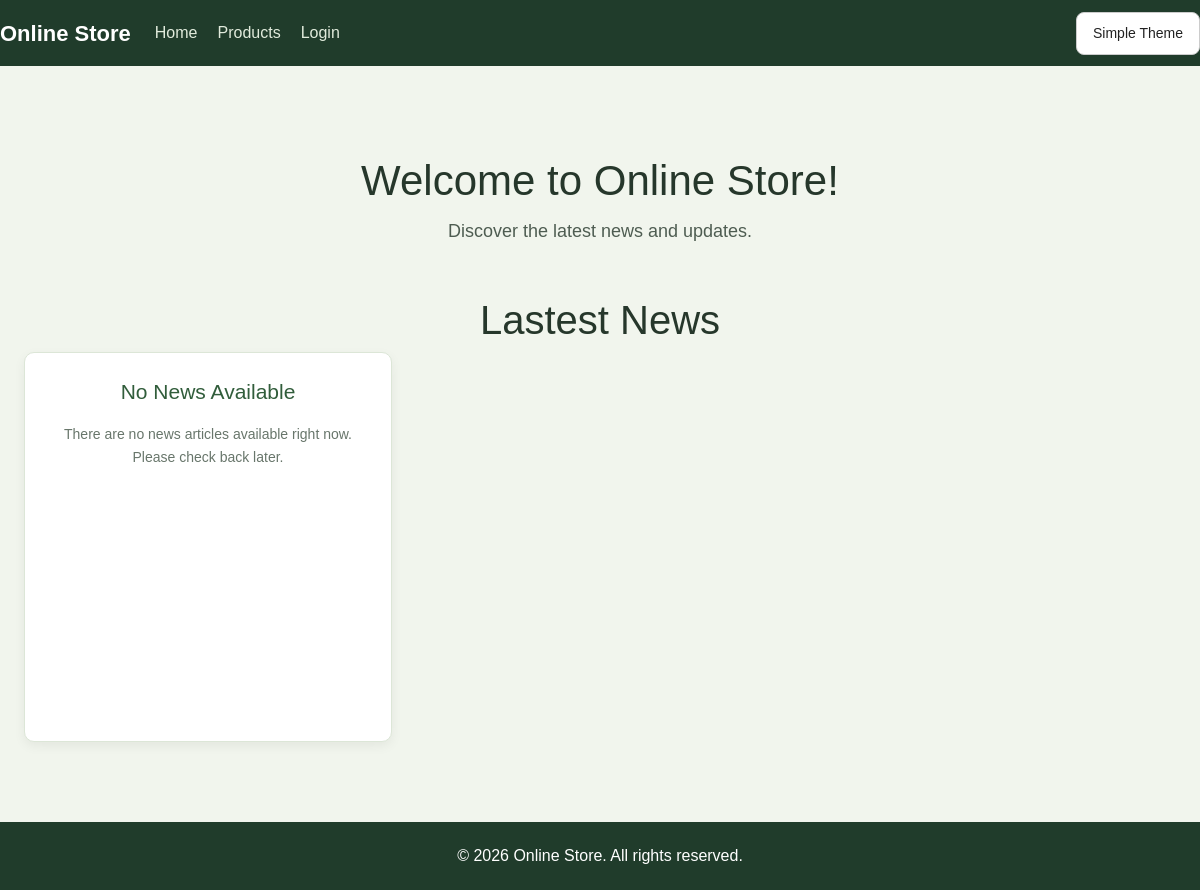
The app's page /, older data.
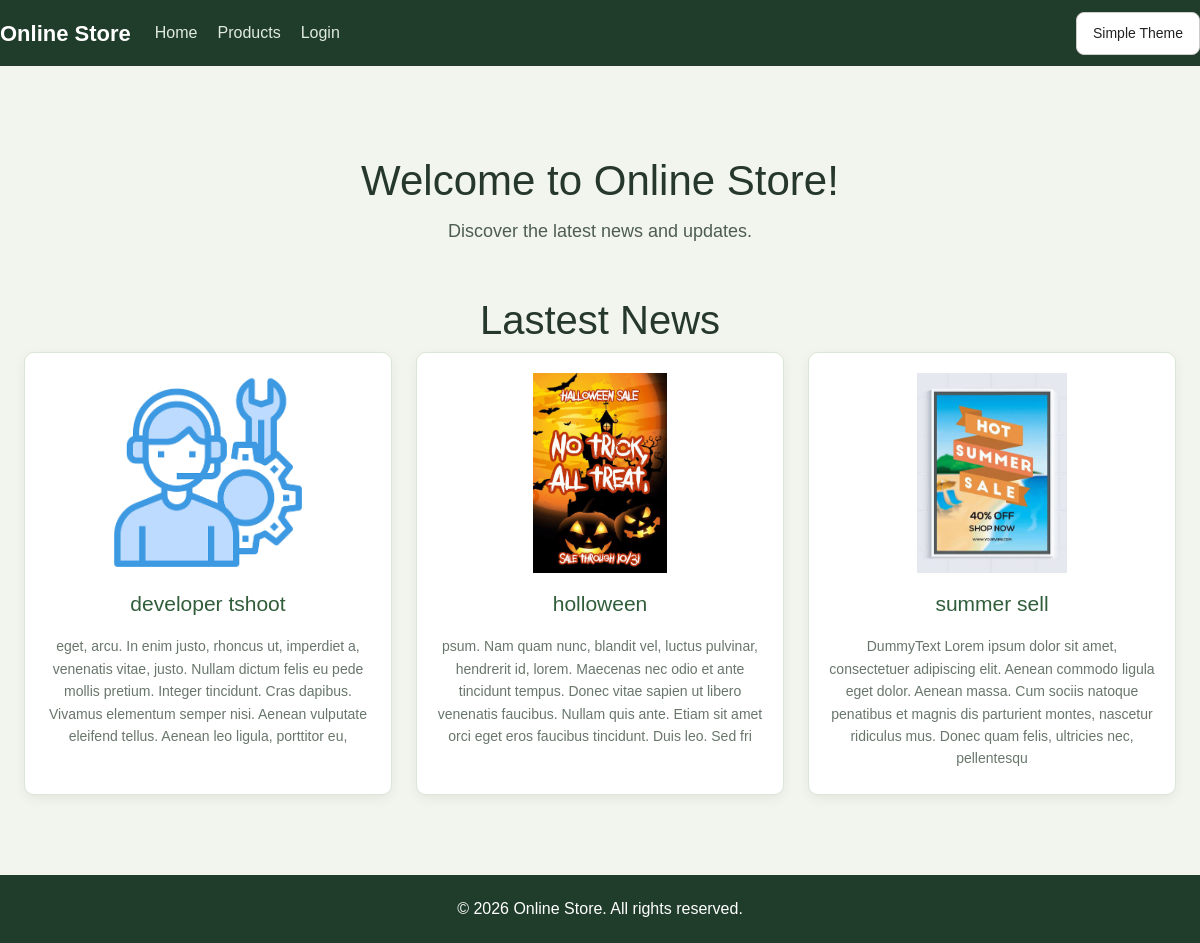
The same page, newer data.
### selling/models.py (models this page shows, shortened)
class NewsModel (models.Model):
    poster = models.ImageField(upload_to='productImage/', null=True)
    name = models.CharField( max_length=50)
    description = models.TextField(max_length=250)

### selling/views.py (the view)
# urls.py: path('', homeView, name='home'),
def homeView(request):
    news = NewsModel.objects.all().order_by('-id')[:3]
    return render(request, "store/home.html", {
        "news": news
    })

### selling/templates/store/home.html (shortened to what this page needs)
{% extends 'store/base.html' %}
{% block content %}
<section class="products" id="news">
    <section class="welcome">
    <h1>Welcome to Online Store!</h1>
    <p>Discover the latest news and updates.</p>
    </section>
    <h1>Lastest News </h1>
    <div class="product-list">
        {% for item in news %}
            <div class="product">
                {% if item.poster %}
                    <img
                        src="{{ item.poster.url }}"
                        alt="{{ item.name }}"
                        width="200"
                    >
                {% endif %}
                <h3>{{ item.name }}</h3>
                <p>{{ item.description }}</p>
            </div>
        {% empty %}
            <div class="product">
                <h3>No News Available</h3>
                <p>
                    There are no news articles available right now.
                    Please check back later.
                </p>
            </div>
        {% endfor %}
    </div>
</section>
{% endblock %}

### selling/templates/store/base.html (shortened to what this page needs)
{% load static %}
<!DOCTYPE html>
<html lang="en">
<head>
    <link rel="stylesheet" href="{% static 'store/css/bootstrap.css' %}">
    <link rel="stylesheet" href="{% static 'store/css/style.css' %}">
</head>
<body class="nature-theme">
    <header class="navbar">
    <div class="navbar-left">
        <a href="{% url 'home' %}">Online Store</a>
    </div>
    <nav class="navbar-right">
    <a href="{% url 'home' %}">Home</a>
    <a href="{% url 'products' %}">Products</a>
    {% if user.is_authenticated %}
        <a href="{% url 'logout' %}">Logout</a>
    {% else %}
        <a href="{% url 'login' %}">Login</a>
    {% endif %}
    </nav>
    <button id="theme-toggle" class="theme-button" type="button">
    </button>
    </header>
    <main>
        {% block content %}
        {% endblock %}
    </main>
    <footer>
        <p>&copy; 2026 Online Store. All rights reserved.</p>
    </footer>
</body>
</html>

### selling/static/store/css/style.css (style rules this page uses)
* { box-sizing: border-box; }
body { margin: 0; font-family: Arial, sans-serif; background-color: #f5f5f5; color: #333; transition: background-color .3s, color .3s; }
img { max-width: 100%; }
header { width: 100%; min-height: 66px; padding: 14px 30px; display: flex; align-items: center; justify-content: space-between; gap: 24px; background-color: #222; color: #fff; transition: background-color .3s, color .3s; }
nav { display: flex; align-items: center; gap: 20px; }
nav a { color: #eee; text-decoration: none; }
#theme-toggle, .theme-button { flex: 0 0 auto; margin-left: auto; padding: 10px 16px; border: 1px solid #ccc; border-radius: 8px; background: #fff; color: #222; font-size: 14px; cursor: pointer; transition: background-color .2s, color .2s; }
.products { width: 100%; padding: 40px 24px 50px; text-align: center; }
.product-list { display: grid; grid-template-columns: repeat(3, minmax(0, 1fr)); gap: 24px; width: 100%; max-width: 1200px; margin: 0 auto; align-items: stretch; }
.product { display: flex; flex-direction: column; align-items: center; width: 100%; min-width: 0; min-height: 390px; padding: 20px; background: #fff; color: #333; border: 1px solid #ddd; border-radius: 10px; box-shadow: 0 4px 12px rgba(0, 0, 0, .06); transition: transform .2s, box-shadow .2s, background-color .3s; }
.product img { display: block; width: 100%; height: 200px; margin: 0 auto 12px; object-fit: contain; }
.product h3 { width: 100%; min-height: 32px; margin: 4px 0 10px; color: #222; font-size: 21px; line-height: 1.4; text-align: center; overflow-wrap: anywhere; }
.product p { width: 100%; min-height: 24px; margin: 4px 0; color: #555; font-size: 14px; line-height: 1.6; text-align: center; overflow-wrap: anywhere; }
footer { width: 100%; margin-top: 30px; padding: 22px; background: #222; color: #eee; text-align: center; transition: background-color .3s, color .3s; }
footer p { margin: 0; }
body.nature-theme { background-color: #f1f5ed; color: #26372b; }
body.nature-theme header, body.nature-theme footer { background-color: #203c2b; color: #fff; }
body.nature-theme nav a { color: #e1ebdc; }
body.nature-theme .product { background-color: #fff; border-color: #dce6d7; color: #26372b; }
body.nature-theme .product h3, body.nature-theme .product p strong { color: #315d3b; }
body.nature-theme .product p { color: #68766b; }
.navbar-left { display: flex; align-items: center; flex-shrink: 0; }
.navbar-left a { color: white; text-decoration: none; font-size: 22px; font-weight: bold; }
.welcome { text-align: center; padding: 50px 20px 35px; }
.welcome h1 { font-size: 42px; margin-bottom: 12px; }
.welcome p { font-size: 18px; opacity: 0.8; }

Row changes from the older to the newer data that the page shows:
added NewsModel: poster (picture), name "developer tshoot", description "eget, arcu. In enim justo, rhoncus ut, imperdiet a, venenatis vitae, justo. Nullam dictum felis eu pede mollis pretium. Integer tincidunt. Cras dapibus. Vivamus elementum semper nisi. Aenean vulputate eleifend tellus. Aenean leo ligula, porttitor eu,"
added NewsModel: poster (picture), name "holloween", description "psum. Nam quam nunc, blandit vel, luctus pulvinar, hendrerit id, lorem. Maecenas nec odio et ante tincidunt tempus. Donec vitae sapien ut libero venenatis faucibus. Nullam quis ante. Etiam sit amet orci eget eros faucibus tincidunt. Duis leo. Sed fri"
added NewsModel: poster (picture), name "summer sell", description "DummyText Lorem ipsum dolor sit amet, consectetuer adipiscing elit. Aenean commodo ligula eget dolor. Aenean massa. Cum sociis natoque penatibus et magnis dis parturient montes, nascetur ridiculus mus. Donec quam felis, ultricies nec, pellentesqu"
Text that changed along with them:
text no longer shown: "No News Available There are no news articles available right now. Please check back later."
